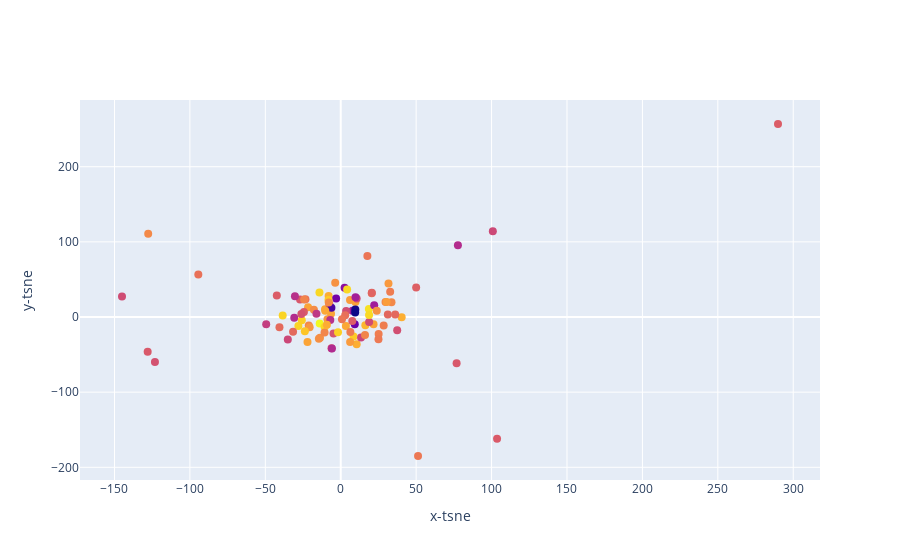

The notebook cell saved with this chart:
### Code cell
plot_pca_scaler("loudness",df)

### Figure 1 — Plotly figure (JSON) as saved in the notebook; plotly's stock layout.template omitted (floating-point values rounded to 4 significant figures)
{"data": [{"marker": {"color": [-3.183, -4.328, -4.757, -6.769, -4.284, -6.842, -6.596, -5.043, -4.961, -8.374, -6.366, -6.428, -5.024, -4.432, -8.795, -4.215, -3.862, -4.868, -4.068, -4.305, -4.915, -4.749, -7.398, -4.035, -6.327, -6.864, -3.374, -7.786, -5.599, -4.581, -5.94, -7.028, -3.094, -3.299, -6.258, -7.733, -11.38, -6.594, -5.595, -5.827, -6.312, -4.068, -3.105, -4.209, -4.502, -6.745, -11.46, -2.921, -5.313, -4.323, -2.396, -9.433, -5.309, -5.002, -5.886, -3.297, -4.661, -6.923, -10.4, -4.282, -6.763, -5.535, -6.054, -5.363, -5.445, -6.166, -9.601, -6.678, -3.181, -5.698, -4.63, -3.37, -6.351, -7.607, -6.288, -3.093, -8.279, -3.515, -6.378, -5.126, -4.2, -3.073, -4.518, -5.883, -5.429, -7.621, -6.237, -5.092, -6.406, -5.098, -7.844, -4.093, -5.516, -5.35, -8.228, -4.761, -5.651, -7.226, -4.902, -6.593], "size": 8}, "mode": "markers", "text": ["Ed Sheeran - Shape of You", "Luis Fonsi - Despacito - Remix", "Luis Fonsi - Despacito (Featuring Daddy Yankee)", "The Chainsmokers - Something Just Like This", "DJ Khaled - I'm the One", "Kendrick Lamar - HUMBLE.", "Kygo - It Ain't Me (with Selena Gomez)", "French Montana - Unforgettable", "Bruno Mars - That's What I Like", "ZAYN - I Don’t Wanna Live Forever (Fifty Shades Darker) - From \"Fifty Shades Darker (Original Motion Picture Soundtrack)\"", "Lil Uzi Vert - XO TOUR Llif3", "The Chainsmokers - Paris", "Zedd - Stay (with Alessia Cara)", "Charlie Puth - Attention", "Future - Mask Off", "Post Malone - Congratulations", "Jason Derulo - Swalla (feat. Nicki Minaj & Ty Dolla $ign)", "Ed Sheeran - Castle on the Hill", "Clean Bandit - Rockabye (feat. Sean Paul & Anne-Marie)", "Imagine Dragons - Believer", "J Balvin - Mi Gente", "Imagine Dragons - Thunder", "James Arthur - Say You Won't Let Go", "Shawn Mendes - There's Nothing Holdin' Me Back", "Danny Ocean - Me Rehúso", "Julia Michaels - Issues", "Ed Sheeran - Galway Girl", "Martin Garrix - Scared to Be Lonely", "The Chainsmokers - Closer", "Clean Bandit - Symphony (feat. Zara Larsson)", "The Weeknd - I Feel It Coming", "The Weeknd - Starboy", "DJ Khaled - Wild Thoughts", "Calvin Harris - Slide", "Dua Lipa - New Rules", "Logic - 1-800-273-8255", "Drake - Passionfruit", "Post Malone - rockstar", "Liam Payne - Strip That Down", "David Guetta - 2U (feat. Justin Bieber)", "Ed Sheeran - Perfect", "Starley - Call On Me - Ryan Riback Extended Remix", "Calvin Harris - Feels", "Jonas Blue - Mama", "Maluma - Felices los 4", "KYLE - iSpy (feat. Lil Yachty)", "Khalid - Location", "Shakira - Chantaje", "Migos - Bad and Boujee (feat. Lil Uzi Vert)", "Camila Cabello - Havana", "Martin Jensen - Solo Dance", "Drake - Fake Love", "DJ Snake - Let Me Love You", "Axwell /\\ Ingrosso - More Than You Know", "Drake - One Dance", "Enrique Iglesias - SUBEME LA RADIO", "Maggie Lindemann - Pretty Girl - Cheat Codes X CADE Remix", "Demi Lovato - Sorry Not Sorry", "Childish Gambino - Redbone", "Bruno Mars - 24K Magic", "Kendrick Lamar - DNA.", "Nicky Jam - El Amante", "Jax Jones - You Don't Know Me - Radio Edit", "Katy Perry - Chained To The Rhythm", "Cheat Codes - No Promises (feat. Demi Lovato)", "Maroon 5 - Don't Wanna Know (feat. Kendrick Lamar)", "Alessia Cara - How Far I'll Go - From \"Moana\"", "Niall Horan - Slow Hands", "Wisin - Escápate Conmigo", "Big Sean - Bounce Back", "Harry Styles - Sign of the Times", "Travis Scott - goosebumps", "Khalid - Young Dumb & Broke", "Martin Garrix - There for You", "Maroon 5 - Cold (feat. Future)", "Marshmello - Silence", "Sam Smith - Too Good At Goodbyes", "Steve Aoki - Just Hold On", "Taylor Swift - Look What You Made Me Do", "Macklemore - Glorious (feat. Skylar Grey)", "Hailee Steinfeld - Starving", "CNCO - Reggaetón Lento (Bailemos)", "AJR - Weak", "Ariana Grande - Side To Side", "Zion & Lennox - Otra Vez (feat. J Balvin)", "Lauv - I Like Me Better", "Martin Garrix - In the Name of Love", "Major Lazer - Cold Water (feat. Justin Bieber & MØ)", "Miley Cyrus - Malibu", "The Vamps - All Night", "Alok - Hear Me Now", "Rita Ora - Your Song", "Chris Jeday - Ahora Dice", "Justin Bieber - Friends (with BloodPop®)", "21 Savage - Bank Account", "Machine Gun Kelly - Bad Things (with Camila Cabello)", "The Chainsmokers - Don't Let Me Down", "Sam Hunt - Body Like A Back Road", "Halsey - Now Or Never", "ZAYN - Dusk Till Dawn - Radio Edit"], "type": "scatter", "x": [-28.07, 9.757, -14.5, -145.0, -21.65, 10.55, -123.2, -21.19, 29.69, 7.799, -6.116, -26.97, 33.65, 30.41, 2.529, -10.4, 16.3, -13.74, 10.57, -6.442, -17.78, -3.664, -16.1, 40.4, -7.508, 100.8, 8.503, -30.82, -23.39, 31.66, 31.23, 13.46, -14.11, -25.83, 289.9, 77.68, 9.662, -4.8, 20.57, -40.62, -24.4, -8.032, 4.23, 3.429, 6.158, 3.584, 9.568, 18.67, 28.47, 21.76, -13.95, -3.059, 25.14, -127.6, -31.6, -1.79, -8.788, -35.08, -6.169, -22.04, 18.83, 17.67, 20.61, 6.387, 51.25, 50.01, 9.303, 37.43, -38.47, 2.944, -20.61, -8.126, 103.6, -6.914, -42.37, -10.67, 22.19, -23.78, -128.0, -24.3, -10.25, 18.78, 6.207, 36.11, 25.02, -30.36, 7.669, -10.72, 76.82, 16.11, -5.847, -9.162, 0.8171, 32.78, 9.804, 23.88, -94.42, -49.42, -7.964, -26.09], "y": [-11.82, 19.88, -29.06, 27.44, 13.08, 24.79, -59.76, -11.14, 20.01, 8.372, -41.71, 23.41, 19.52, 19.94, 39.0, 10.34, -10.86, -27.61, -36.18, 4.299, 9.795, 45.62, 4.466, -0.4736, 17.01, 114.1, -25.98, -1.038, 23.6, 44.74, 3.475, -27.26, 32.58, -4.313, 256.9, 95.51, 10.0, -22.07, 31.45, -13.57, 6.696, 27.92, 36.62, -11.84, 22.7, 7.897, 6.094, 10.82, -11.26, -9.512, -8.494, 24.61, -22.51, 110.6, -19.7, -20.21, -3.115, -29.82, 12.27, -33.32, -6.683, 81.14, 32.13, -19.93, -185.0, 39.27, -9.537, -17.7, 1.991, 2.447, -13.76, 22.59, -162.0, -4.135, 28.66, -13.38, 15.75, -18.95, -46.3, 23.24, 8.267, 2.786, -33.26, 3.208, -29.44, 27.6, -5.462, -20.68, -61.63, -23.85, -42.04, -10.33, -3.136, 33.48, 26.43, 8.41, 56.67, -9.704, 19.25, 4.017]}], "layout": {"xaxis": {"title": {"text": "x-tsne"}}, "yaxis": {"title": {"text": "y-tsne"}}}}
